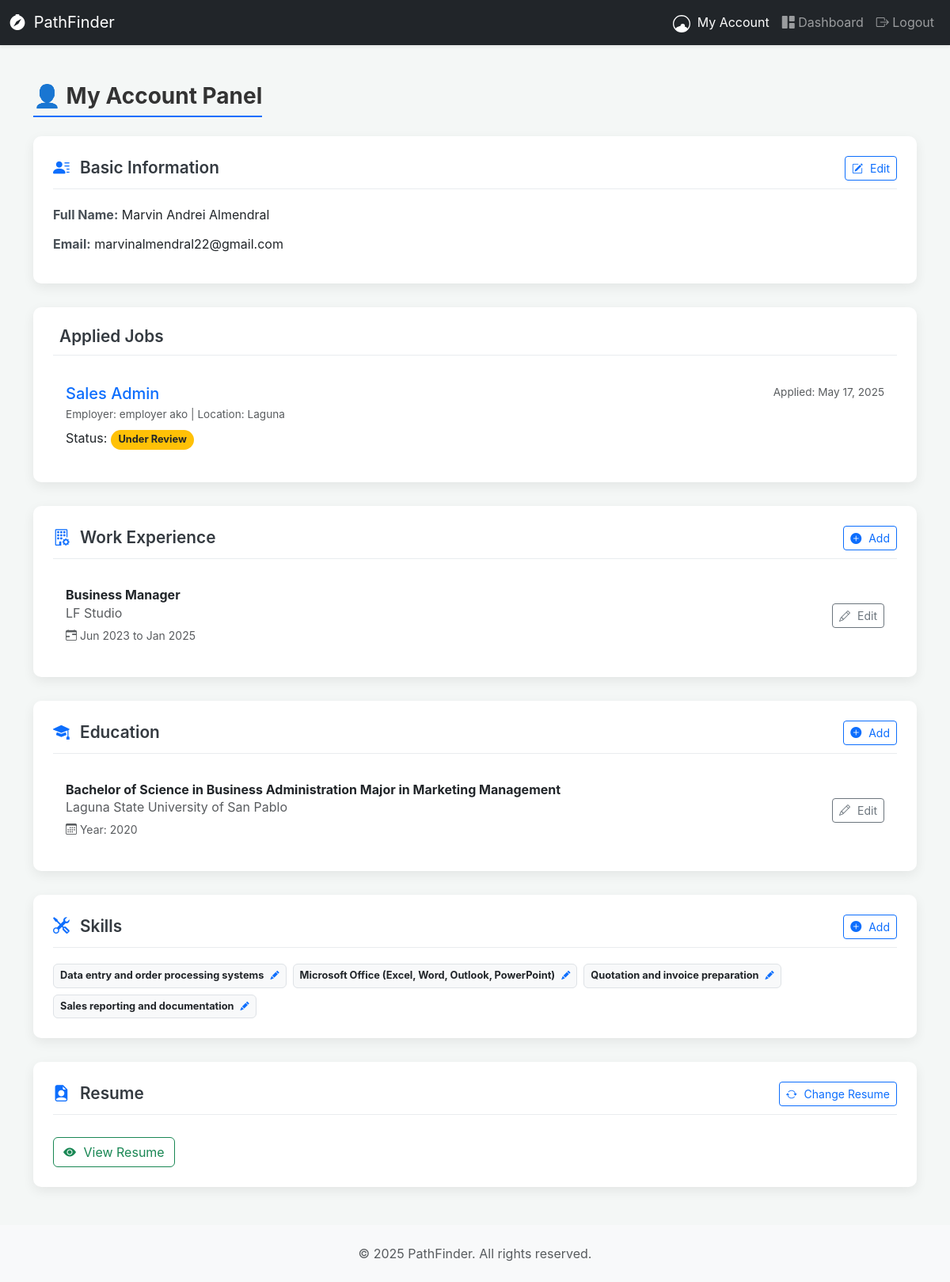
Page /pathfinderfinal-main/account.php (signed in) on the committed database.
### tables this page shows
CREATE TABLE `users` (
  `id` int(11) NOT NULL,
  `fullname` varchar(100) NOT NULL,
  `email` varchar(100) NOT NULL,
  `resume` varchar(255) DEFAULT NULL,
  `password` varchar(255) NOT NULL,
  `role` enum('admin','employer','client') NOT NULL,
  `created_at` timestamp NOT NULL DEFAULT current_timestamp()
);

CREATE TABLE `applications` (
  `id` int(11) NOT NULL,
  `user_id` int(11) NOT NULL,
  `job_id` int(11) NOT NULL,
  `applied_date` datetime DEFAULT current_timestamp(),
  `status` varchar(50) DEFAULT 'Pending'
);

CREATE TABLE `jobs` (
  `id` int(11) NOT NULL,
  `employer_id` int(11) NOT NULL,
  `title` varchar(255) NOT NULL,
  `description` text NOT NULL,
  `location` varchar(255) DEFAULT NULL,
  `salary` varchar(100) DEFAULT NULL,
  `created_at` datetime DEFAULT current_timestamp()
);

CREATE TABLE `experiences` (
  `id` int(11) NOT NULL,
  `user_id` int(11) NOT NULL,
  `position` varchar(255) NOT NULL,
  `company` varchar(255) NOT NULL,
  `start_date` date NOT NULL,
  `end_date` date DEFAULT NULL
);

CREATE TABLE `education` (
  `id` int(11) NOT NULL,
  `user_id` int(11) NOT NULL,
  `degree` varchar(255) NOT NULL,
  `institution` varchar(255) NOT NULL,
  `year` year(4) NOT NULL
);

CREATE TABLE `skills` (
  `id` int(11) NOT NULL,
  `user_id` int(11) NOT NULL,
  `name` varchar(100) NOT NULL
);

### pathfinderfinal-main/account.php (the view, shortened to what this page needs)
<?php
require 'connection.php';
$user_id = $_SESSION['user'];
$user_sql = "SELECT * FROM users WHERE id = ?";
$stmt = $conn->prepare($user_sql);
$stmt->bind_param("i", $user_id);
$stmt->execute();
$user_result = $stmt->get_result();
$user = $user_result->fetch_assoc();
$applied_jobs = [];
$applied_sql = "SELECT
                    j.id AS job_id,
                    j.title,
                    j.location,
                    u.fullname AS employer_name,
                    app.applied_date,
                    app.status
                FROM jobs j
                JOIN applications app ON j.id = app.job_id
                JOIN users u ON j.employer_id = u.id
                WHERE app.user_id = ?
                ORDER BY app.applied_date DESC";
$stmt_applied = $conn->prepare($applied_sql);
if ($stmt_applied) {
    $stmt_applied->bind_param("i", $user_id);
    $stmt_applied->execute();
    $applied_result = $stmt_applied->get_result();
    while ($row = $applied_result->fetch_assoc()) {
        $applied_jobs[] = $row;
    }
} else {
    error_log("Error preparing statement for applied jobs in account.php: " . $conn->error);
}
$work_experience = [];
$work_sql = "SELECT * FROM experiences WHERE user_id = ? ORDER BY end_date DESC, start_date DESC";
$stmt_work = $conn->prepare($work_sql);
if ($stmt_work) {
    $stmt_work->bind_param("i", $user_id);
    $stmt_work->execute();
    $work_result = $stmt_work->get_result();
    while ($row = $work_result->fetch_assoc()) {
        $work_experience[] = $row;
    }
} else {
    error_log("Error preparing statement for work experience: " . $conn->error);
}
$education = [];
$education_sql = "SELECT * FROM education WHERE user_id = ? ORDER BY year DESC";
$stmt_edu = $conn->prepare($education_sql);
if ($stmt_edu) {
    $stmt_edu->bind_param("i", $user_id);
    $stmt_edu->execute();
    $education_result = $stmt_edu->get_result();
    while ($row = $education_result->fetch_assoc()) {
        $education[] = $row;
    }
} else {
    error_log("Error preparing statement for education: " . $conn->error);
}
$skills = [];
$skills_sql = "SELECT * FROM skills WHERE user_id = ? ORDER BY name ASC";
$stmt_skills = $conn->prepare($skills_sql);
if ($stmt_skills) {
    $stmt_skills->bind_param("i", $user_id);
    $stmt_skills->execute();
    $skills_result = $stmt_skills->get_result();
    while ($row = $skills_result->fetch_assoc()) {
        $skills[] = $row;
    }
} else {
    error_log("Error preparing statement for skills: " . $conn->error);
}
$resume_link = $user['resume'] ?? null;
?>
<!DOCTYPE html>
<html lang="en">
<head>
    <link href="https://cdn.jsdelivr.net/npm/bootstrap@5.3.3/dist/css/bootstrap.min.css" rel="stylesheet" />
    <link rel="stylesheet" href="https://cdn.jsdelivr.net/npm/bootstrap-icons@1.11.3/font/bootstrap-icons.min.css">
</head>
<body>
<nav class="navbar navbar-expand-lg navbar-dark bg-dark shadow-sm">
    <div class="container-fluid">
        <a class="navbar-brand" href="dashboardclient.php"><i class="bi bi-compass-fill"></i> PathFinder</a>
        <div class="collapse navbar-collapse justify-content-end" id="navbarNav">
            <ul class="navbar-nav align-items-center">
                <li class="nav-item">
                     <a class="nav-link active text-white" href="account.php" title="My Account">
                        <span class="ms-1">My Account</span>
                    </a>
                </li>
                <li class="nav-item">
                    <a class="nav-link" href="dashboardclient.php"><i class="bi bi-grid-1x2-fill"></i> Dashboard</a>
                </li>
                <li class="nav-item">
                    <a class="nav-link" href="logout.php"><i class="bi bi-box-arrow-right"></i> Logout</a>
                </li>
            </ul>
        </div>
    </div>
</nav>
<div class="container mt-5 mb-5">
    <h3 class="mb-4 text-center main-content-header">👤 My Account Panel</h3>
    <section class="section-card">
        <div class="section-header">
            <h4 class="section-title"><i class="bi bi-person-lines-fill"></i> Basic Information</h4>
            <a href="add_info.php?type=basic" class="btn btn-sm btn-outline-primary"><i class="bi bi-pencil-square"></i> Edit</a>
        </div>
        <p class="info-item"><strong>Full Name:</strong> <?= htmlspecialchars($user['fullname']) ?></p>
        <p class="info-item"><strong>Email:</strong> <?= htmlspecialchars($user['email']) ?></p>
    </section>
    <section class="section-card">
        <div class="section-header">
            <h4 class="section-title"><i class="bi bi-briefcase-check-fill"></i> Applied Jobs</h4>
            </div>
        <?php if (!empty($applied_jobs)): ?>
            <div class="list-group list-group-flush">
                <?php foreach ($applied_jobs as $applied_job): ?>
                    <?php
                        $status_badge_class = 'bg-secondary';
                        $status_text = htmlspecialchars($applied_job['status']);
                        switch (strtolower($applied_job['status'])) {
                            case 'pending': case 'applied': case 'under review': $status_badge_class = 'bg-warning text-dark'; break;
                        }
                    ?>
                    <div class="list-group-item applied-job-item py-3">
                        <div class="d-flex w-100 justify-content-between">
                            <h5 class="mb-1">
                                <a href="view_job.php?id=<?= htmlspecialchars($applied_job['job_id']) ?>" class="job-title-link">
                                    <?= htmlspecialchars($applied_job['title']) ?>
                                </a>
                            </h5>
                            <small class="text-muted">
                                <?php if (isset($applied_job['applied_date']) && $applied_job['applied_date']): ?>
                                    Applied: <?= date("M j, Y", strtotime($applied_job['applied_date'])) ?>
                                <?php endif; ?>
                            </small>
                        </div>
                        <p class="mb-1 text-muted">
                            Employer: <?= htmlspecialchars($applied_job['employer_name']) ?>
                            <?php if (!empty($applied_job['location'])): ?>
                                | Location: <?= htmlspecialchars($applied_job['location']) ?>
                            <?php endif; ?>
                        </p>
                        <div class="mt-2">
                            Status: <span class="badge rounded-pill <?= $status_badge_class ?>"><?= $status_text ?></span>
                        </div>
                    </div>
                <?php endforeach; ?>
            </div>
        <?php else: ?>
            <p class="mt-2 text-muted">You haven't applied for any jobs yet. <a href="dashboardclient.php">Find jobs now!</a></p>
        <?php endif; ?>
    </section>
    <section class="section-card">
        <div class="section-header">
            <h4 class="section-title"><i class="bi bi-building-gear"></i> Work Experience</h4>
            <a href="add_info.php?type=experience" class="btn btn-sm btn-outline-primary"><i class="bi bi-plus-circle-fill"></i> Add</a>
        </div>
        <?php if (count($work_experience) > 0): ?>
            <ul class="list-group list-group-flush">
                <?php foreach ($work_experience as $work): ?>
                    <li class="list-group-item d-flex justify-content-between align-items-center py-3">
                        <div>
                            <h6 class="mb-0"><strong><?= htmlspecialchars($work['position']) ?></strong></h6>
                            <p class="mb-1 text-muted"><?= htmlspecialchars($work['company']) ?></p>
                            <small class="text-muted">
                                <i class="bi bi-calendar-range"></i>
                                <?= htmlspecialchars(date("M Y", strtotime($work['start_date']))) ?> to
                                <?= $work['end_date'] ? htmlspecialchars(date("M Y", strtotime($work['end_date']))) : 'Present' ?>
                            </small>
                        </div>
                        <a href="edit_info.php?type=experience&id=<?= $work['id'] ?>" class="btn btn-sm btn-outline-secondary"><i class="bi bi-pencil"></i> Edit</a>
                    </li>
                <?php endforeach; ?>
            </ul>
        <?php else: ?>
            <p class="mt-2 text-muted">No work experience added yet.</p>
        <?php endif; ?>
    </section>
    <section class="section-card">
        <div class="section-header">
            <h4 class="section-title"><i class="bi bi-mortarboard-fill"></i> Education</h4>
            <a href="add_info.php?type=education" class="btn btn-sm btn-outline-primary"><i class="bi bi-plus-circle-fill"></i> Add</a>
        </div>
        <?php if (!empty($education)): ?>
            <ul class="list-group list-group-flush">
                <?php foreach ($education as $edu): ?>
                    <li class="list-group-item d-flex justify-content-between align-items-center py-3">
                        <div>
                            <h6 class="mb-0"><strong><?= htmlspecialchars($edu['degree']) ?></strong></h6>
                            <p class="mb-1 text-muted"><?= htmlspecialchars($edu['institution']) ?></p>
                            <small class="text-muted"><i class="bi bi-calendar3"></i> Year: <?= htmlspecialchars($edu['year']) ?></small>
                        </div>
                        <a href="edit_info.php?type=education&id=<?= $edu['id'] ?>" class="btn btn-sm btn-outline-secondary"><i class="bi bi-pencil"></i> Edit</a>
                    </li>
                <?php endforeach; ?>
            </ul>
        <?php else: ?>
            <p class="mt-2 text-muted">No education records available.</p>
        <?php endif; ?>
    </section>
    <section class="section-card">
        <div class="section-header">
            <h4 class="section-title"><i class="bi bi-tools"></i> Skills</h4>
            <a href="add_info.php?type=skill" class="btn btn-sm btn-outline-primary"><i class="bi bi-plus-circle-fill"></i> Add</a>
        </div>
        <?php if (!empty($skills)): ?>
            <div class="d-flex flex-wrap gap-2 mt-2">
                <?php foreach ($skills as $skill): ?>
                    <div class="badge bg-light text-dark p-2 border d-flex align-items-center">
                        <span><?= htmlspecialchars($skill['name']) ?></span>
                        <a href="edit_info.php?type=skill&id=<?= $skill['id'] ?>" class="ms-2 text-primary" title="Edit Skill"><i class="bi bi-pencil-fill small"></i></a>
                        </div>
                <?php endforeach; ?>
            </div>
        <?php else: ?>
            <p class="mt-2 text-muted">No skills listed.</p>
        <?php endif; ?>
    </section>
    <section class="section-card">
        <div class="section-header">
            <h4 class="section-title"><i class="bi bi-file-earmark-person-fill"></i> Resume</h4>
            <a href="add_info.php?type=resume" class="btn btn-sm btn-outline-primary">
                <i class="bi <?= $resume_link ? 'bi-arrow-repeat' : 'bi-upload' ?>"></i> <?= $resume_link ? 'Change Resume' : 'Upload Resume' ?>
            </a>
        </div>
        <?php if ($resume_link): ?>
            <a href="uploads/resumes/<?= htmlspecialchars($resume_link) ?>" target="_blank" class="btn btn-outline-success mt-2"><i class="bi bi-eye-fill"></i> View Resume</a>
        <?php else: ?>
            <p class="mt-2 text-muted">No resume uploaded.</p>
        <?php endif; ?>
    </section>
</div>
<footer class="text-center mt-5 py-4 bg-light">
    <p class="mb-0 text-muted">&copy; <?= date('Y') ?> PathFinder. All rights reserved.</p>
</footer>
</body>
</html>

### pathfinderfinal-main/account.php (style rules this page uses)
body { background-color: #f4f7f6; font-family: 'Inter', sans-serif; }
.navbar-brand i { margin-right: 5px; }
.main-content-header { color: #333; font-weight: 700; border-bottom: 2px solid #0d6efd; padding-bottom: 0.5rem; display: inline-block; }
.section-card { background: #fff; padding: 25px; border-radius: 10px; box-shadow: 0 5px 15px rgba(0,0,0,0.07); margin-bottom: 30px; }
.section-header { display: flex; justify-content: space-between; align-items: center; margin-bottom: 20px; padding-bottom: 10px; border-bottom: 1px solid #e9ecef; }
.section-title { font-size: 1.3rem; font-weight: 600; color: #343a40; margin-bottom: 0; }
.section-title i { margin-right: 8px; color: #0d6efd; }
.info-item { margin-bottom: 0.8rem; }
.info-item strong { color: #495057; }
.list-group-item { border-left: 3px solid transparent; transition: border-left-color 0.2s ease-in-out, background-color 0.2s ease-in-out; }
.btn-outline-primary i, .btn-outline-secondary i, .btn-outline-success i { margin-right: 5px; }
.badge { font-size: 0.8em; padding: 0.5em 0.75em; }
.applied-job-item .job-title-link { font-weight: 500; color: #0d6efd; text-decoration: none; }
.applied-job-item .text-muted { font-size: 0.85rem; }

### rows in the picture
users: fullname "Marvin Andrei Almendral", email "marvinalmendral22@gmail.com"
applications: job.title "Sales Admin", applied_date "May 17, 2025", users.fullname "employer ako", job.location "Laguna", status "Under Review"
experiences: position "Business Manager", company "LF Studio", start_date "Jun 2023", end_date "Jan 2025"
education: degree "Bachelor of Science in Business Administration Major in Marketing Management", institution "Laguna State University of San Pablo", year "2020"
skills: name "Data entry and order processing systems"
skills: name "Microsoft Office (Excel, Word, Outlook, PowerPoint)"
skills: name "Quotation and invoice preparation"
skills: name "Sales reporting and documentation"
